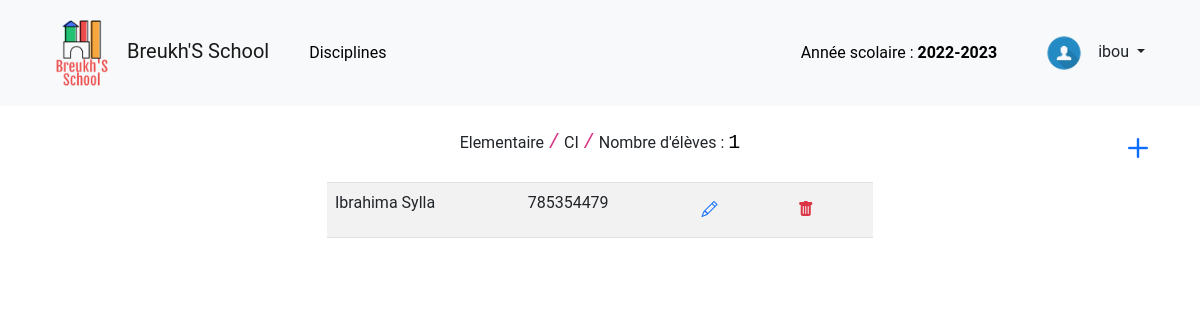
The page /eleves/36/26 (signed in) on the database its author committed.
### tables this page shows
CREATE TABLE `niveaux` (
  `id` int NOT NULL,
  `libelle` varchar(255) NOT NULL,
  `supprime` tinyint(1) NOT NULL DEFAULT '0'
);

CREATE TABLE `classes` (
  `id` int NOT NULL,
  `libelle` varchar(255) NOT NULL,
  `id_niveau` int NOT NULL,
  `supprime` tinyint(1) NOT NULL DEFAULT '0'
);

CREATE TABLE `eleves` (
  `id` int NOT NULL,
  `numero` int DEFAULT NULL,
  `type` enum('externe','interne') NOT NULL,
  `supprime` tinyint(1) NOT NULL DEFAULT '0',
  `prenom` varchar(255) NOT NULL,
  `nom` varchar(255) NOT NULL,
  `telephone` varchar(255) DEFAULT NULL,
  `adresse` text,
  `email` varchar(255) DEFAULT NULL,
  `naissance` date DEFAULT NULL
);

### core/Controller.php (called while the page is built, shortened)
<?php
class Controller
{
    public function render(
        string $file,
        array $data = [],
        string $layout = NULL,
        bool $minify = false,
        array $scripts = []
    ): string {
        require_once "{$GLOBALS['viewsPath']}/$file.html.php";
        $result = ob_get_clean();
        return $result;
    }
}

### core/Router.php (called while the page is built, shortened)
<?php
class Router
{
    private static array $paths;
    public static string $namespace;
    public static function loadConfig(array $config)
    {
        foreach ($config as $route => $data)
            self::$paths[$route] = self::combine($data);
    }
    public static function execute()
    {
        [$method, $uri] = array_values(Helpers::resolveRequest());
        $ns = self::$namespace;
        if ($match = self::match($uri)) {
            $class           = $match['class'];
            $action          = $match['action'];
            $request_methods = $match['request_methods'];
            $args = '';
            if (isset($match['arg'])) {
                foreach ($match['arg'] as $name => $value) {
                    $args .= "$name:'$value',";
                }
            }
            if (
                empty($request_methods) ||
                (!empty($request_methods) && in_array($method, $request_methods))
            ) {
                eval("use $ns\\$class;(new $class())->$action($args);");
                return;
            }
        }
    }
    public static function getURLs()
    {
        $urls = [];
        foreach (self::$paths as $path => $values) {
            if (!empty($values['name']))
                if ($pos = strpos($path, '{')) {
                    $path = substr($path, 0, $pos);
                }
            $urls[$values['name']] = $path;
        }
        return $urls;
    }
    private static function match(string $uri): array|false
    {
        if (isset(self::$paths[$uri])) {
            return self::$paths[$uri];
        } else {
            foreach (self::$paths as $path => $data) {
                $parts    = Helpers::explodeUrl($path);
                $uriParts = Helpers::explodeUrl($uri);
                if (count($parts) !== count($uriParts)) {
                    continue;
                }
                $tmp = false;
                for ($i = 0, $c = count($parts); $i < $c; $i++) {
                    if ($parts[$i] !== '') {
                        if ($parts[$i][0] !== '{' || substr($parts[$i], -1) !== '}') {
                            if (strtolower($uriParts[$i]) !== strtolower($parts[$i])) {
                                $tmp = true;
                                break;
                            }
                        } else {
                            $data['arg'][substr($parts[$i], 1, -1)] = $uriParts[$i];
                        }
                    } else {
                        $tmp = true;
                        continue;
                    }
                }
                if ($tmp)
                    continue;
                return $data;
            }
            return false;
        }
    }
    private static function combine(array $data): array
    {
        extract($data);
        $handler = explode('@', $handler);
        $methods = array_map(function ($item) {
            return strtoupper($item);
        }, $methods ?? []);
        return array_combine(
            [
                'name',
                'class',
                'action',
                'request_methods',
                'title'
            ],
            [$name, $handler[0], $handler[1], $methods, $title ?? NULL]
        );
    }
}

### public/index.php (called while the page is built, shortened)
<?php
\Core\Router::execute();

### core/Database.php (called while the page is built, shortened)
<?php
class Database
{
    private PDO $pdo;
    public function __construct(
        string $dbname,
        string $host = 'localhost',
        string $user = 'root',
        string $password = ''
    ) {
        try {
            $this->pdo = new PDO("mysql:dbname=$dbname;dbhost=$host", $user, $password);
            $this->pdo->setAttribute(PDO::ATTR_DEFAULT_FETCH_MODE, PDO::FETCH_ASSOC);
        }
        catch (\PDOException $e) {
            echo $e->getMessage();
        }
    }
    public function pexec(
        string $query,
        array $values = [],
        string $fetchMethod = NULL
    ): mixed {
        $stmt = $this->pdo->prepare($query);
        $val = $stmt->execute($values);
        if ($fetchMethod) {
            return $stmt->$fetchMethod();
        }
        return $val;
    }
}

### src/Model/NiveauxModel.php (called while the page is built, shortened)
<?php
class NiveauxModel
{
    private Database $db;
    public function __construct(Database $db)
    {
        $this->db = $db;
    }
    public function getNiveauById(int $id): array
    {
        return $this->db->pexec(
            "SELECT * FROM niveaux WHERE id = ? AND supprime = 0",
            [$id],
            'fetch'
        );
    }
}

### src/Model/ClassesModel.php (called while the page is built, shortened)
<?php
class ClassesModel
{
    private Database $db;
    public function __construct(Database $db)
    {
        $this->db = $db;
    }
    public function getClasseById(int $id)
    {
        return $this->db->pexec(
            "SELECT * FROM classes WHERE id = ? AND supprime = 0",
            [$id],
            'fetch'
        );
    }
    public function getStudents(int $classeId)
    {
        return $this->db->pexec(
            "SELECT e.* FROM eleves AS e
            JOIN inscriptions AS i ON i.id_eleve = e.id
            AND i.id_classe = ? WHERE e.supprime = 0",
            [$classeId],
            'fetchAll'
        );
    }
}

### src/BaseController.php (called while the page is built, shortened)
<?php
class BaseController extends Controller
{
    public function __construct()
    {
        $this->db = new Database(
            dbname: 'gnotes',
            user: 'isyll',
            password: 'xCplm_'
        );
        $this->classesModel     = new ClassesModel($this->db);
    }
}

### view/students.html.php (the view, shortened to what this page needs)
<header>
    <?php include 'parts/navbar.html.php' ?>
</header>
<div class="container">
    <div class="row position-relative">
        <div class="position-absolute w-auto h-auto end-0">
            <a href="<?= $urls['new-student'] . $niveau['id'] . '/' . $classe['id'] ?>">
                <i class="bi bi-plus fs-1"></i>
            </a>
        </div>
        <div class="m-auto pt-2 col-10 col-lg-6">
            <div>
                <?= $niveau['libelle'] ?>
                <code class="fs-5">/</code>
                <?= $classe['libelle'] ?>
                <code class="fs-5">/</code>
                Nombre d'élèves :
                <code class="text-black fs-5">
                    <?= count($students ?? []) ?>
                </code>
            </div>
            <table class="table table-hover mt-2 table-striped">
                <thead>
                    <tr>
                        <th scope="col"></th>
                        <th scope="col"></th>
                        <th scope="col"></th>
                        <th scope="col"></th>
                    </tr>
                </thead>
                <tbody class="text-start">
                    <?php if (isset($students)): ?>
                        <?php foreach ($students as $s): ?>
                            <tr>
                                <td>
                                    <a href="<?= "{$urls['student-page']}{$niveau['id']}/{$classe['id']}/{$s['id']}" ?>"
                                        class="text-reset text-decoration-none">
                                        <?= $s['prenom'] ?>
                                        <?= $s['nom'] ?>
                                    </a>
                                </td>
                                <td>
                                    <?= $s['telephone'] ?>
                                </td>
                                <td>
                                    <a href="<?= "{$urls['edit-student-page']}{$niveau['id']}/{$classe['id']}/{$s['id']}" ?>"
                                        data-bs-toggle="tooltip" data-bs-title="Modifier">
                                        <button class="btn btn-link">
                                            <i class="bi bi-pencil"></i>
                                        </button>
                                    </a>
                                </td>
                                <td>
                                    <form class="delete-student-form" action="<?= $urls['delete-student'] ?>" method="post">
                                        <button type="submit" data-bs-toggle="modal" data-bs-target="#confirmDeleteStudent"
                                            class="delete-btn btn btn-link text-danger">
                                            <a href="#" data-bs-toggle="tooltip" data-bs-title="Supprimer">
                                                <i class="text-danger bi bi-trash-fill"></i>
                                            </a>
                                        </button>
                                    </form>
                                </td>
                            </tr>
                        <?php endforeach ?>
                    <?php endif ?>
                </tbody>
            </table>
        </div>
    </div>
</div>

### public/css/custom.css (style rules this page uses)
body { padding-top: 120px; }

### view/layout.html.php (style rules this page uses)
* { font-family: 'Roboto', Calibri, sans-serif; }

### rows shown on the page
niveaux: libelle "Elementaire"
classes: libelle "CI"
eleves: prenom "Ibrahima", nom "Sylla", telephone "785354479"

### other values the page prints
$GLOBALS['siteName'] "Breukh'S School"
$currentYear "2022-2023"
$userInfos['username'] "ibou"
count($students ?? []) "1"
